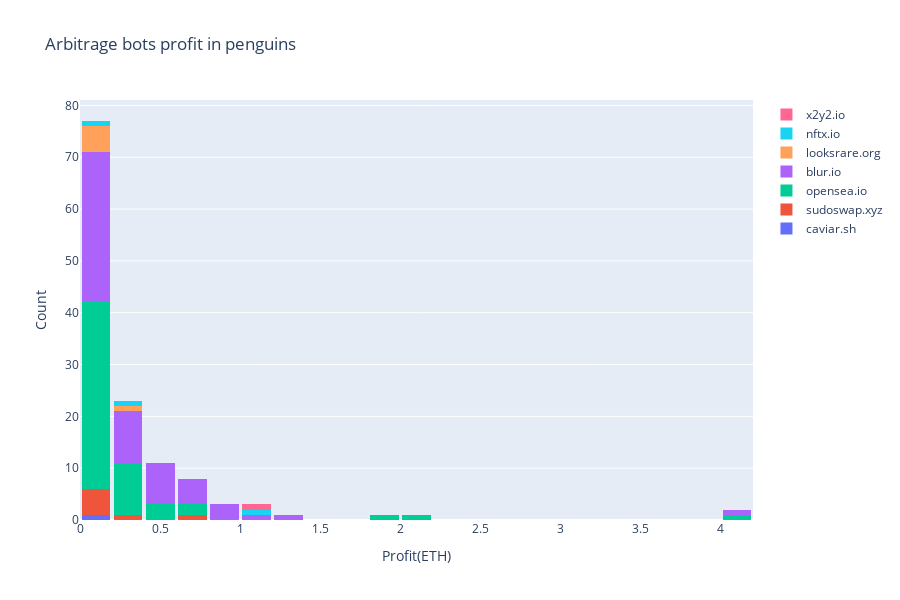

Notebook source saved alongside this figure:
### Code cell
fig = go.Figure()
for i in bots['orderSource'].unique():
    fig.add_trace(go.Histogram(x=bots[bots['orderSource']== i]['absolute profit'], name= i ))
fig.update_layout(title_text = "Arbitrage bots profit in penguins", 
                  width =900, height = 600, bargap= 0.1,
                  xaxis_title_text='Profit(ETH)', yaxis_title_text='Count',
                  barmode = 'stack'
                  )
fig.show()

### Figure 1 — Plotly figure (JSON) as saved in the notebook; plotly's stock layout.template omitted (floating-point values rounded to 4 significant figures)
{"data": [{"name": "caviar.sh", "type": "histogram", "x": [0.01517]}, {"name": "sudoswap.xyz", "type": "histogram", "x": [0.079, 0.07533, 0.00926, 0.237, 0.05767, 0.07245, 0.6003]}, {"name": "opensea.io", "type": "histogram", "x": [0.1498, 0.01048, 0.1551, 0.05161, 0.2475, 0.05905, 0.2669, 0.05353, 0.2238, 0.02717, 0.04006, 0.1805, 0.6, 2.152, 0.2379, 0.03812, 0.1058, 1.808, 0.5003, 0.09886, 0.0264, 0.172, 0.01853, 0.27, 0.0527, 0.1, 0.411, 0.1256, 0.08559, 0.04674, 0.07501, 0.1356, 0.03459, 0.06175, 0.1052, 0.37, 0.1244, 0.05309, 0.41, 0.27, 0.05572, 0.161, 0.06359, 0.1269, 0.3, 0.3953, 0.0636, 0.6405, 4, 0.04766, 0.1259, 0.2501, 0.05055, 0.1275]}, {"name": "blur.io", "type": "histogram", "x": [0.02108, 0.1655, 0.02681, 0.3825, 0.16, 0.04804, 1.24, 0.769, 0.06128, 0.05541, 0.04586, 0.106, 0.2725, 0.02263, 0.32, 0.301, 0.05163, 0.895, 0.1361, 0.1034, 0.9626, 0.33, 0.45, 4.123, 0.504, 0.2, 0.7852, 0.0632, 0.7748, 0.4925, 0.09168, 0.5125, 0.245, 0.9158, 0.195, 0.7111, 0.0452, 0.4, 0.0263, 0.2616, 0.04233, 0.4085, 0.04193, 0.501, 0.35, 0.456, 1.15, 0.05813, 0.06172, 0.06171, 0.12, 0.06519, 0.07163, 0.06, 0.07211, 0.05535, 0.3245, 0.6202]}, {"name": "looksrare.org", "type": "histogram", "x": [0.01412, 0.091, 0.00646, 0.05005, 0.1937, 0.3023]}, {"name": "nftx.io", "type": "histogram", "x": [0.03071, 1.071, 0.3978]}, {"name": "x2y2.io", "type": "histogram", "x": [1.001]}], "layout": {"bargap": 0.1, "barmode": "stack", "height": 600, "title": {"text": "Arbitrage bots profit in penguins"}, "width": 900, "xaxis": {"title": {"text": "Profit(ETH)"}}, "yaxis": {"title": {"text": "Count"}}}}
